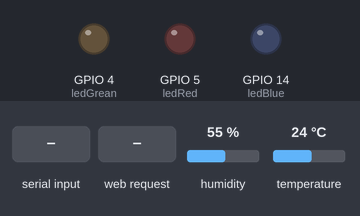
This program was run on a simulated ESP8266 board running MicroPython. On the bench: output pins drawn as LEDs (lit = HIGH). Inputs (shaded band) come from the test bench; at power-on: humidity 55 %, temperature 24 °C. WiFi joins after 1.5 s; library files of the repository ran but are not shown: 1 file(s); what the program prints to the serial console is not drawn.

Above: at 4.2 s.
4.3 s: "1" typed at the serial console
7.3 s: HTTP request GET /?CMD=greenlight received
At 7.6 s:
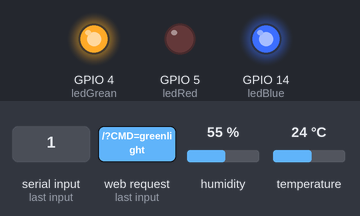
8.8 s: HTTP request GET /?CMD=allon received
At 9.9 s:
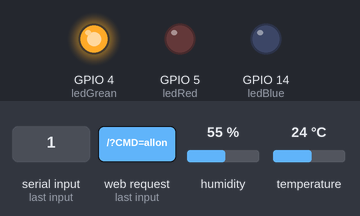
10.3 s: HTTP request GET /?CMD=redlight received
At 11.1 s:
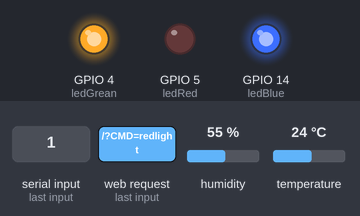
11.8 s: HTTP request GET /?CMD=bluelight received
At 12.2 s:
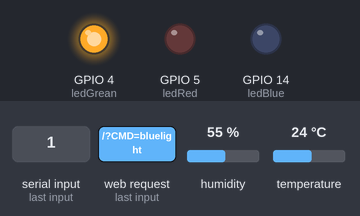
13.3 s: HTTP request GET /?CMD=alloff received
At 14.6 s:
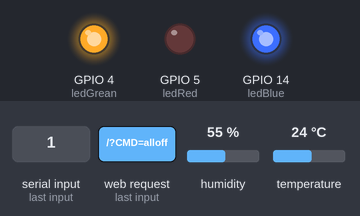
Timing chart, 0 to 15.8 s (numbered marks = the images above; inputs shaded):
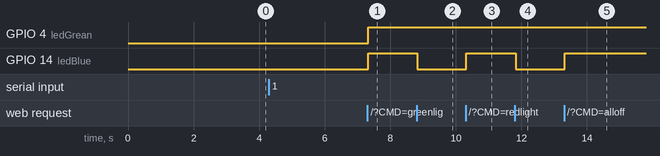

The program:

WebControl.py
```python
# -*- coding: UTF-8 -*-

u'''
******************************************************************************
* 文  件：WebControl.py
* 概  述：Web页面控制设备
* 版  本：V0.10
* 作  者：Robin Chen
* 日  期：2018年5月8日
* 历  史： 日期             编辑           版本         记录
          2018年5月8日    Robin Chen    V0.10       创建文件
******************************************************************************'''
from ESP8266.WIFI.httpcc import netConnect  # 此处引用为获取netConnect文件中的全局变量“wlan”。
import socket
from machine import Pin

# 读取WEB页面代码文件
htmls = open("ESP8266/WIFI/httpcc/WebKZ.html")
html= htmls.read()      #此处直接由文件读取，如果直接在此处写入页面代码，须使用 '''  ''' 将代码包含，否则无法显示
htmls.close()


#Wemos Dpin to GPIO
#D1->GPIO5	----	红色
#D2->GPIO4	----	绿色
#D5->GPIO14	----	蓝色


ledBlue = Pin(14, Pin.OUT)	# 蓝色
ledGrean = Pin(4, Pin.OUT)	# 绿色
ledRed = Pin(5, Pin.OUT)	# 红色


# 只亮绿色
def greanOnly():
  ledBlue.off()
  ledGrean.on()
  ledRed.off()

# 全开
def allOn():
  ledBlue.on()
  ledGrean.on()
  ledRed.on()

# 只亮红色
def redOnly():
  ledBlue.off()
  ledGrean.off()
  ledRed.on()

# 只亮蓝色
def blueOnly():
  ledBlue.on()
  ledGrean.off()
  ledRed.off()

# 全关
def allOff():
  ledBlue.off()
  ledGrean.off()
  ledRed.off()


port=80
listenSocket=None
ip=netConnect.wlan.ifconfig()[0]

listenSocket = socket.socket() #建立一个实例
listenSocket.setsockopt(socket.SOL_SOCKET, socket.SO_REUSEADDR, 1)
listenSocket.bind((ip,port))   #绑定建立网路连接的ip地址和端口
listenSocket.listen(5)         #开始侦听

print ('等待TCP连接...')

while True:
    print("连接中.....")
    conn, addr = listenSocket.accept()
    print("已连接 %s" % str(addr))
    request = conn.recv(1024)
    print("内容： %s" % str(request))
    request = str(request)


    CMD_grean = request.find('/?CMD=greenlight') #如果在请求的包中，发现有?CMD=greenlight，下同
    CMD_allon = request.find('/?CMD=allon')
    CMD_red = request.find('/?CMD=redlight')
    CMD_blue = request.find('/?CMD=bluelight')
    CMD_alloff = request.find('/?CMD=alloff')


    print("Data: " + str(CMD_grean))
    print("Data: " + str(CMD_allon))
    print("Data: " + str(CMD_red))
    print("Data: " + str(CMD_blue))
    print("Data: " + str(CMD_alloff))


    if CMD_grean == 6:  #如果此命令有效，下同
        print('+grean')
        greanOnly()     #调用仅点亮绿灯函数，下同

    if CMD_allon == 6:
        print('+allon')
        allOn()

    if CMD_red == 6:
        print('+red')
        redOnly()

    if CMD_blue == 6:
        print('+blue')
        blueOnly()

    if CMD_alloff == 6:
        print('+alloff')
        allOff()

    response = html       #将html的网页定义装载在回应字段
    conn.send(response)   #send到浏览器上，就形成了控制界面
    conn.close()
```

netConnect.py
```python
# -*- coding: UTF-8 -*-

u'''
******************************************************************************
* 文  件：netConnect.py
* 概  述：网络连接函数
* 版  本：V0.10
* 作  者：Robin Chen
* 日  期：2018年5月8日
* 历  史： 日期             编辑           版本         记录
          2018年5月8日    Robin Chen    V0.10       创建文件
******************************************************************************'''

import network
import time

# 设当前设备为“客户端”模式，并连接WIFI
def connectWifi(_ssid, _passwd):
    global wlan
    wlan = network.WLAN(network.STA_IF)
    wlan.active(True)
    wlan.disconnect()
    wlan.connect(_ssid, _passwd)
    while (wlan.ifconfig()[0] == '0.0.0.0'):
        time.sleep(3)   # 3秒后重新连接
    return wlan.ifconfig()[0]

# 设当前设备为AP模式
```

DataUp.py
```python
import socket
from machine import Pin
from dht import DHT11
from time import *
import network


SSID="NTS"
PASSWORD="nanjingtiansu"
port=80
wlan=None
listenSocket=None

def connectWifi(ssid,passwd): #建立wifi连接
  global wlan
  wlan=network.WLAN(network.STA_IF)
  wlan.active(True)
  wlan.disconnect()
  wlan.connect(ssid,passwd)
  while(wlan.ifconfig()[0]=='0.0.0.0'):
    sleep(1)
  return True


#HTML to send to browsers

hts =  """<!DOCTYPE html>
<html>
<head>
<title>ESP8266 数据上传演示</title>
<meta http-equiv="Content-Type" content="text/html; charset=UTF-8">
<meta http-equiv="refresh" content="1">
<style>
body {background-color: white}
h1 {color:red}
</style>
</head>
<body>
<center><h1>ESP8266 DHT11 温、湿度数据上送</h1>
<form>
<div>
<table>
<tr>
<td>温度：</td><td>%2.2d</td>
</tr>
<tr>
<td>湿度：</td><td>%2.2d</td>
</tr>
</table>
</div>
</form>
</center>
</body>
</html>
"""
#hts = "Start:{0:2.2f} and End:{1:0.3f}"
#Wemos Dpin to GPIO
#D1->GPIO5  ----  红色
#D2->GPIO4  ----  绿色
#D5->GPIO14  ----  蓝色


ledBlue = Pin(14, Pin.OUT)  # 蓝色
ledGrean = Pin(4, Pin.OUT)  # 绿色
ledRed = Pin(5, Pin.OUT)  # 红色

dHt = DHT11(Pin(12))


# 只亮绿色
def greanOnly():
  #ledBlue.off()
  ledGrean.on()
  ledRed.off()


# 只亮红色
def redOnly():
  #ledBlue.off()
  ledGrean.off()
  ledRed.on()


connectWifi(SSID,PASSWORD)
ip=wlan.ifconfig()[0]

listenSocket = socket.socket() #建立一个实例
listenSocket.setsockopt(socket.SOL_SOCKET, socket.SO_REUSEADDR, 1)
listenSocket.bind((ip,port))  #绑定建立网路连接的ip地址和端口
listenSocket.listen(5) #开始侦听

print ('tcp waiting...')

while True:
  print("accepting.....")
  conn, addr = listenSocket.accept()
  print("Got a connection from %s" % str(addr))
  request = conn.recv(1024)
  print("Content = %s" % str(request))
  request = str(request)

  dHt.measure()
  t = dHt.temperature()
  h = dHt.humidity()
  if t > 25:
    redOnly()
  else:
    greanOnly()
  response = hts%(t,h) #html #将html的网页定义装载在回应字段
  conn.send(response) #send到浏览器上，就形成了控制界面
  conn.close()
  if ledBlue.value():
    ledBlue.off()
  else:
    ledBlue.on()
```

Measured:
- after the input at 7.3 s, GPIO 4 (ledGrean), GPIO 14 (ledBlue): LOW → HIGH at once
- after the input at 8.8 s, GPIO 14 (ledBlue): HIGH → LOW at once
- after the input at 10.3 s, GPIO 14 (ledBlue): LOW → HIGH at once
- after the input at 11.8 s, GPIO 14 (ledBlue): HIGH → LOW at once
- after the input at 13.3 s, GPIO 14 (ledBlue): LOW → HIGH at once
